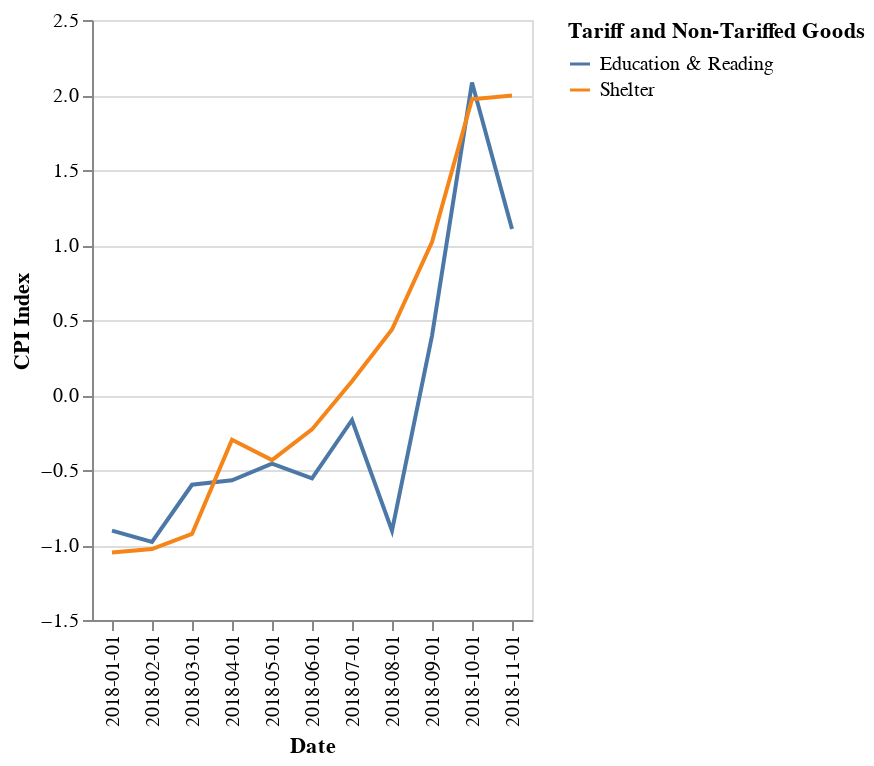

The code cell stored with this chart in its notebook:
### Code cell
#look at plot Shelter which was more impacted and compare to Education & Reading which was less impacted by tariffs
plot_for_parallel_trends(df_Canada_CPI_groupby, '2018-01-01', '2018-11-01', 'Shelter', 'Education & Reading')

### Figure 1 — Vega-Lite specification as saved in the notebook (floating-point values rounded to 4 significant figures)
{"config": {"view": {"continuousWidth": 300, "continuousHeight": 300}}, "data": {"name": "data-ac5dad5b1a0c8e332edb7ff0c495683b"}, "mark": {"type": "line"}, "encoding": {"color": {"field": "Category", "legend": {"title": "Tariff and Non-Tariffed Goods"}, "type": "nominal"}, "x": {"field": "REF_DATE", "title": "Date", "type": "nominal"}, "y": {"field": "VALUE", "title": "CPI Index", "type": "quantitative"}}, "title": "", "$schema": "https://vega.github.io/schema/vega-lite/v5.20.1.json", "datasets": {"data-ac5dad5b1a0c8e332edb7ff0c495683b": [{"REF_DATE": "2018-01-01", "Category": "Education & Reading", "VALUE": -0.9044}, {"REF_DATE": "2018-01-01", "Category": "Shelter", "VALUE": -1.05}, {"REF_DATE": "2018-02-01", "Category": "Education & Reading", "VALUE": -0.9797}, {"REF_DATE": "2018-02-01", "Category": "Shelter", "VALUE": -1.027}, {"REF_DATE": "2018-03-01", "Category": "Education & Reading", "VALUE": -0.5984}, {"REF_DATE": "2018-03-01", "Category": "Shelter", "VALUE": -0.9261}, {"REF_DATE": "2018-04-01", "Category": "Education & Reading", "VALUE": -0.5682}, {"REF_DATE": "2018-04-01", "Category": "Shelter", "VALUE": -0.2977}, {"REF_DATE": "2018-05-01", "Category": "Education & Reading", "VALUE": -0.4577}, {"REF_DATE": "2018-05-01", "Category": "Shelter", "VALUE": -0.4343}, {"REF_DATE": "2018-06-01", "Category": "Education & Reading", "VALUE": -0.5556}, {"REF_DATE": "2018-06-01", "Category": "Shelter", "VALUE": -0.2294}, {"REF_DATE": "2018-07-01", "Category": "Education & Reading", "VALUE": -0.1666}, {"REF_DATE": "2018-07-01", "Category": "Shelter", "VALUE": 0.09136}, {"REF_DATE": "2018-08-01", "Category": "Education & Reading", "VALUE": -0.9044}, {"REF_DATE": "2018-08-01", "Category": "Shelter", "VALUE": 0.4363}, {"REF_DATE": "2018-09-01", "Category": "Education & Reading", "VALUE": 0.3946}, {"REF_DATE": "2018-09-01", "Category": "Shelter", "VALUE": 1.019}, {"REF_DATE": "2018-10-01", "Category": "Education & Reading", "VALUE": 2.083}, {"REF_DATE": "2018-10-01", "Category": "Shelter", "VALUE": 1.972}, {"REF_DATE": "2018-11-01", "Category": "Education & Reading", "VALUE": 1.107}, {"REF_DATE": "2018-11-01", "Category": "Shelter", "VALUE": 1.997}]}}
